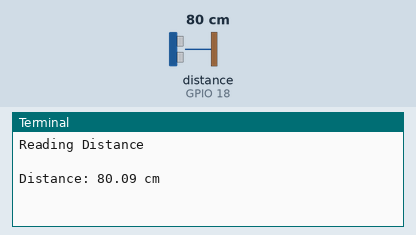
Bench run of a program on a simulated Raspberry Pi (BCM pin numbers). Parts: the last lines printed to the terminal. The test bench sets the inputs (shaded band); at power-on: distance to the obstacle (sensor on GPIO 18) 80 cm. The echo pulse lasts 58.3 µs per cm; the clock reads 2024-03-15 10:24:30 at power-on unless the program sets it.

Above: at 1.2 s.
1.3 s: distance to the obstacle (sensor on GPIO 18) set to 2 cm
At 2.6 s:
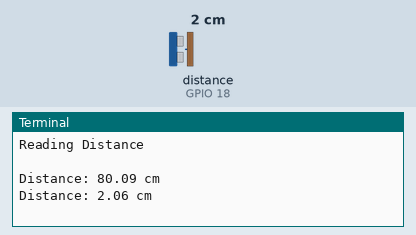
2.8 s: distance to the obstacle (sensor on GPIO 18) set to 4 cm
At 3.8 s:
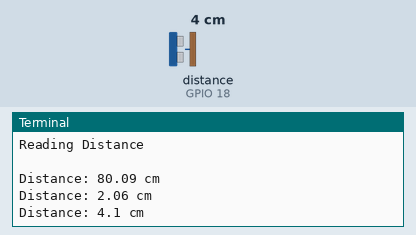
Timing chart, 0 to 5.8 s (numbered marks = the images above; inputs shaded):
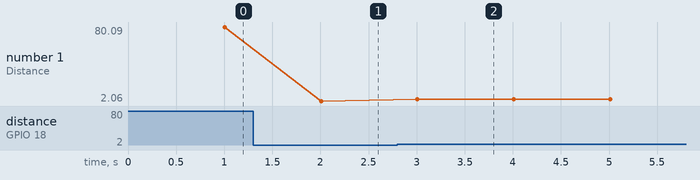

The program:

ultrasonic.py
```python
import RPi.GPIO as GPIO
import time
GPIO.setwarnings(False)

def ping():
	"""Get reading from HC-SR04"""
	GPIO.setmode(GPIO.BCM)

	TRIG = 23
	ECHO = 18

	GPIO.setup(TRIG,GPIO.OUT)
	GPIO.setup(ECHO,GPIO.IN)

	GPIO.output(TRIG, False)
	time.sleep(1)

	GPIO.output(TRIG, True)
	time.sleep(0.00001)
	GPIO.output(TRIG, False)

	while GPIO.input(ECHO)==0:
	  pulse_start = time.time()

	while GPIO.input(ECHO)==1:
	  pulse_end = time.time()

	pulse_duration = pulse_end - pulse_start

	distance = pulse_duration * 17150

	distance = round(distance, 2)

	print "Distance:",distance,"cm"

	GPIO.cleanup()

print "Reading Distance \n"

while True:
	ping()
```

Measured:
- after the input at 1.3 s, the terminal: prints a new line after 0.71 s (image 1)
- after the input at 2.8 s, the terminal: prints a new line after 0.21 s (image 2)
- plotted number 1: 80.09 → 2.06 after the input at 1.3 s, 2.06 → 4.1 after the input at 2.8 s
